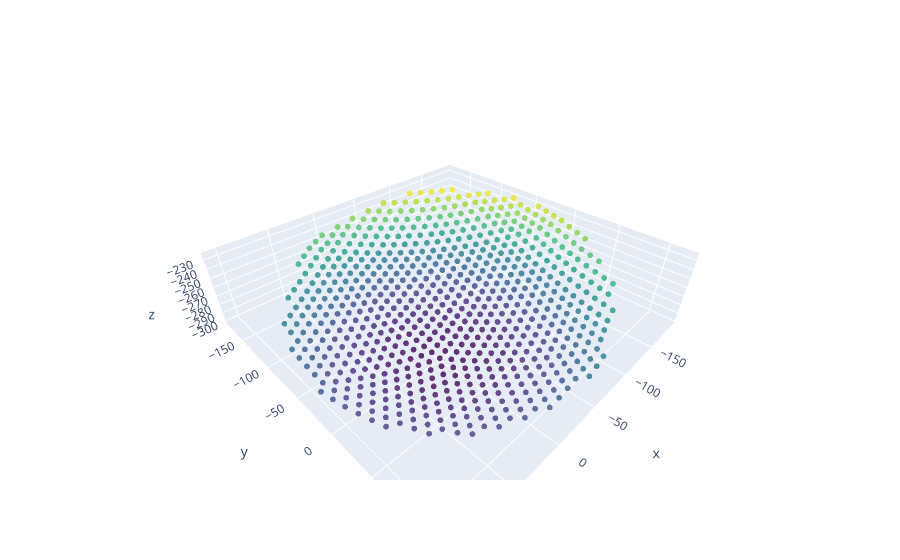

Source (notebook cell):
### Code cell
import plotly.graph_objects as go

go.Figure(data=[
    go.Scatter3d(
        x = points['x'],
        y = points['y'],
        z = points['z'],
        mode = 'markers',
        marker=dict(
            size=2,
            color=points['z'],                # set color to an array/list of desired values
            colorscale='Viridis',   # choose a colorscale
            opacity=0.8
        )
    )
])

### Figure 1 — Plotly figure (JSON) as saved in the notebook; plotly's stock layout.template omitted (floating-point values rounded to 4 significant figures; data arrays with more than 128 entries replaced by an {"elided": "..."} marker saying what was removed)
{"data": [{"marker": {"color": {"elided": "692 float values"}, "colorscale": [[0, "#440154"], [0.1111, "#482878"], [0.2222, "#3e4989"], [0.3333, "#31688e"], [0.4444, "#26828e"], [0.5556, "#1f9e89"], [0.6667, "#35b779"], [0.7778, "#6ece58"], [0.8889, "#b5de2b"], [1, "#fde725"]], "opacity": 0.8, "size": 2}, "mode": "markers", "type": "scatter3d", "x": {"elided": "692 float values"}, "y": {"elided": "692 float values"}, "z": {"elided": "692 float values"}}], "layout": {}}
